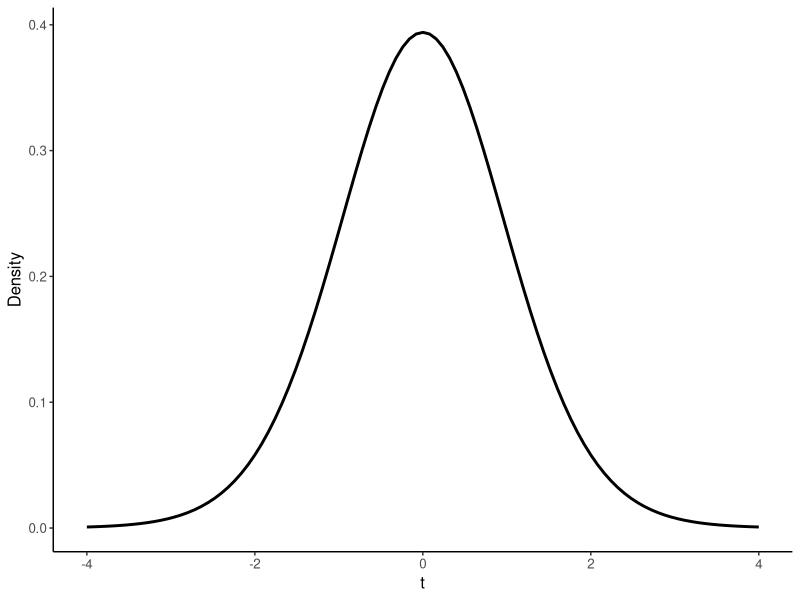
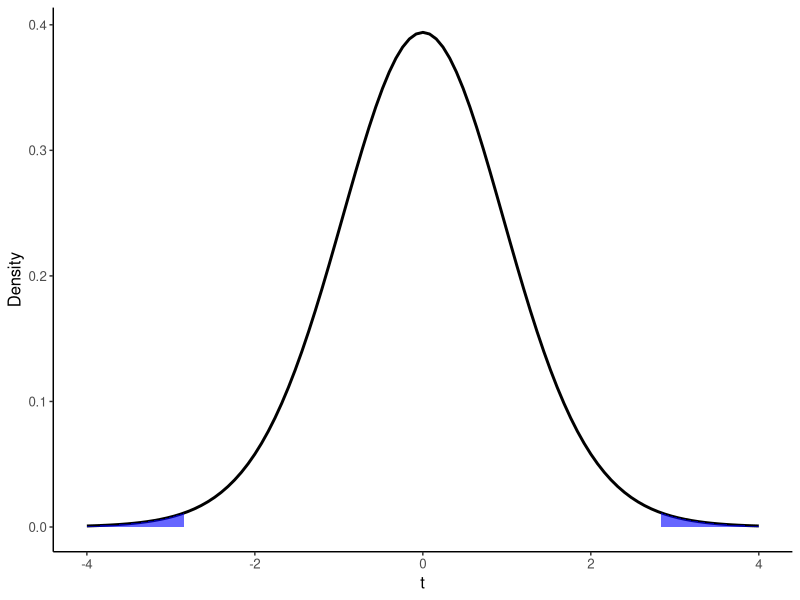

The R source for these figures, in order:
## ---- chunk 1
#| echo: false


library(tidyverse)
## ---- chunk 2
#| echo: false
#| fig.height: 2.5
#| fig.width: 4
#| fig.align: center
#| fig-alt: "A t-distribution density curve, with t on the x-axis and density on the y-axis."
data.frame(x = seq(-4, 4, length = 100)) |>
  ggplot(aes(x = x)) +
  stat_function(fun = dt, args = list(df = 20), linewidth = 1) +
  labs(y = "Density", x = "t") +
  theme_classic() +
  theme(text = element_text(size=12))
## ---- chunk 3
#| echo: false
#| fig.height: 3
#| fig.width: 6
#| fig.align: center
#| fig-alt: "A t-distribution density curve, with the two tail regions beyond plus and minus 2.84 shaded."
data.frame(x = seq(-4, 4, length = 100)) |>
  ggplot(aes(x = x)) +
  stat_function(fun = dt, args = list(df = 20), linewidth = 1) +
  stat_function(fun = dt, args = list(df = 20),
                xlim = c(-4,-2.84),
                geom = "area", fill = "blue", alpha = 0.6) +
stat_function(fun = dt, args = list(df = 20),
                xlim = c(2.84, 4),
                geom = "area", fill = "blue", alpha = 0.6) +
  labs(y = "Density", x = "t") +
  theme_classic() +
  theme(text = element_text(size=12))
